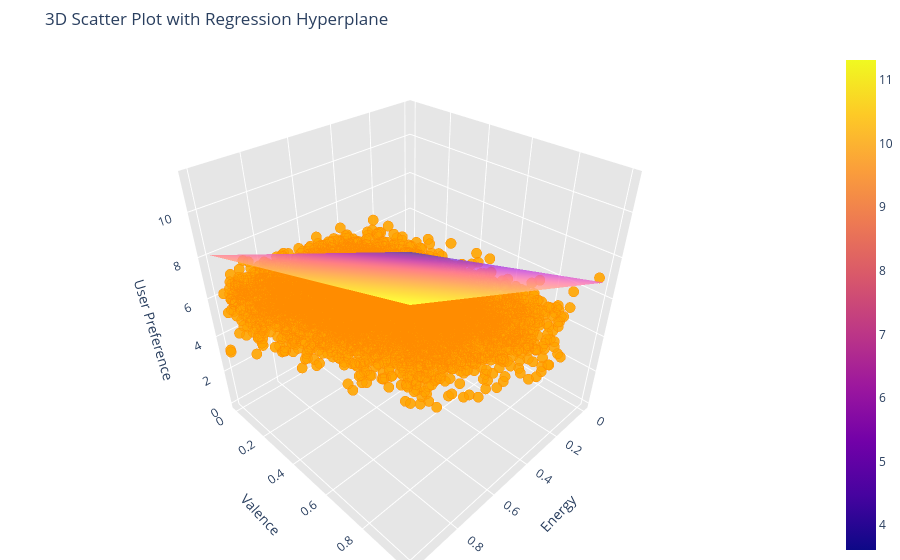

Here is the notebook cell this chart was saved with:
### Code cell
import numpy as np
import plotly.graph_objs as go
import cufflinks as cf

cf.go_offline()
w1 = 4.5
w2 = 3.2
b = 3.61

x = df['energy']
y = df['valence']
z = df['user_preference']

xx, yy = np.meshgrid(
    np.linspace(x.min(), x.max(), 30),
    np.linspace(y.min(), y.max(), 30)
)

zz = w1 * xx + w2 * yy + b

scatter = go.Scatter3d(
    x=x, y=y, z=z,
    mode='markers',
    marker=dict(
        size=6,
        color='orange',
        opacity=0.9,
        line=dict(color='darkorange', width=1)
    ),
    name='Data Points'
)

surface = go.Surface(
    x=xx, y=yy, z=zz,
    colorscale='Plasma',
    opacity=0.8,
    showscale=True,
    lighting=dict(ambient=0.5, diffuse=0.8, specular=0.5, roughness=0.9, fresnel=0.2),
    lightposition=dict(x=100, y=200, z=0),
    name='Regression Hyperplane'
)

fig = go.Figure(data=[scatter, surface])

fig.update_layout(
    title='3D Scatter Plot with Regression Hyperplane',
    scene=dict(
        xaxis_title='Energy',
        yaxis_title='Valence',
        zaxis_title='User Preference',
        xaxis=dict(backgroundcolor="rgb(230, 230,230)"),
        yaxis=dict(backgroundcolor="rgb(230, 230,230)"),
        zaxis=dict(backgroundcolor="rgb(230, 230,230)")
    ),
    margin=dict(l=0, r=0, b=0, t=50)
)

fig.show()

### Figure 1 — Plotly figure (JSON) as saved in the notebook; plotly's stock layout.template omitted (floating-point values rounded to 4 significant figures; data arrays with more than 128 entries replaced by an {"elided": "..."} marker saying what was removed)
{"data": [{"marker": {"color": "orange", "line": {"color": "darkorange", "width": 1}, "opacity": 0.9, "size": 6}, "mode": "markers", "name": "Data Points", "type": "scatter3d", "x": {"elided": "9999 float values"}, "y": {"elided": "9999 float values"}, "z": {"elided": "9999 float values"}}, {"colorscale": [[0, "#0d0887"], [0.1111, "#46039f"], [0.2222, "#7201a8"], [0.3333, "#9c179e"], [0.4444, "#bd3786"], [0.5556, "#d8576b"], [0.6667, "#ed7953"], [0.7778, "#fb9f3a"], [0.8889, "#fdca26"], [1, "#f0f921"]], "lighting": {"ambient": 0.5, "diffuse": 0.8, "fresnel": 0.2, "roughness": 0.9, "specular": 0.5}, "lightposition": {"x": 100, "y": 200, "z": 0}, "name": "Regression Hyperplane", "opacity": 0.8, "showscale": true, "type": "surface", "x": {"elided": "30x30 float values"}, "y": {"elided": "30x30 float values"}, "z": {"elided": "30x30 float values"}}], "layout": {"margin": {"b": 0, "l": 0, "r": 0, "t": 50}, "scene": {"xaxis": {"backgroundcolor": "rgb(230, 230,230)", "title": {"text": "Energy"}}, "yaxis": {"backgroundcolor": "rgb(230, 230,230)", "title": {"text": "Valence"}}, "zaxis": {"backgroundcolor": "rgb(230, 230,230)", "title": {"text": "User Preference"}}}, "title": {"text": "3D Scatter Plot with Regression Hyperplane"}}}
